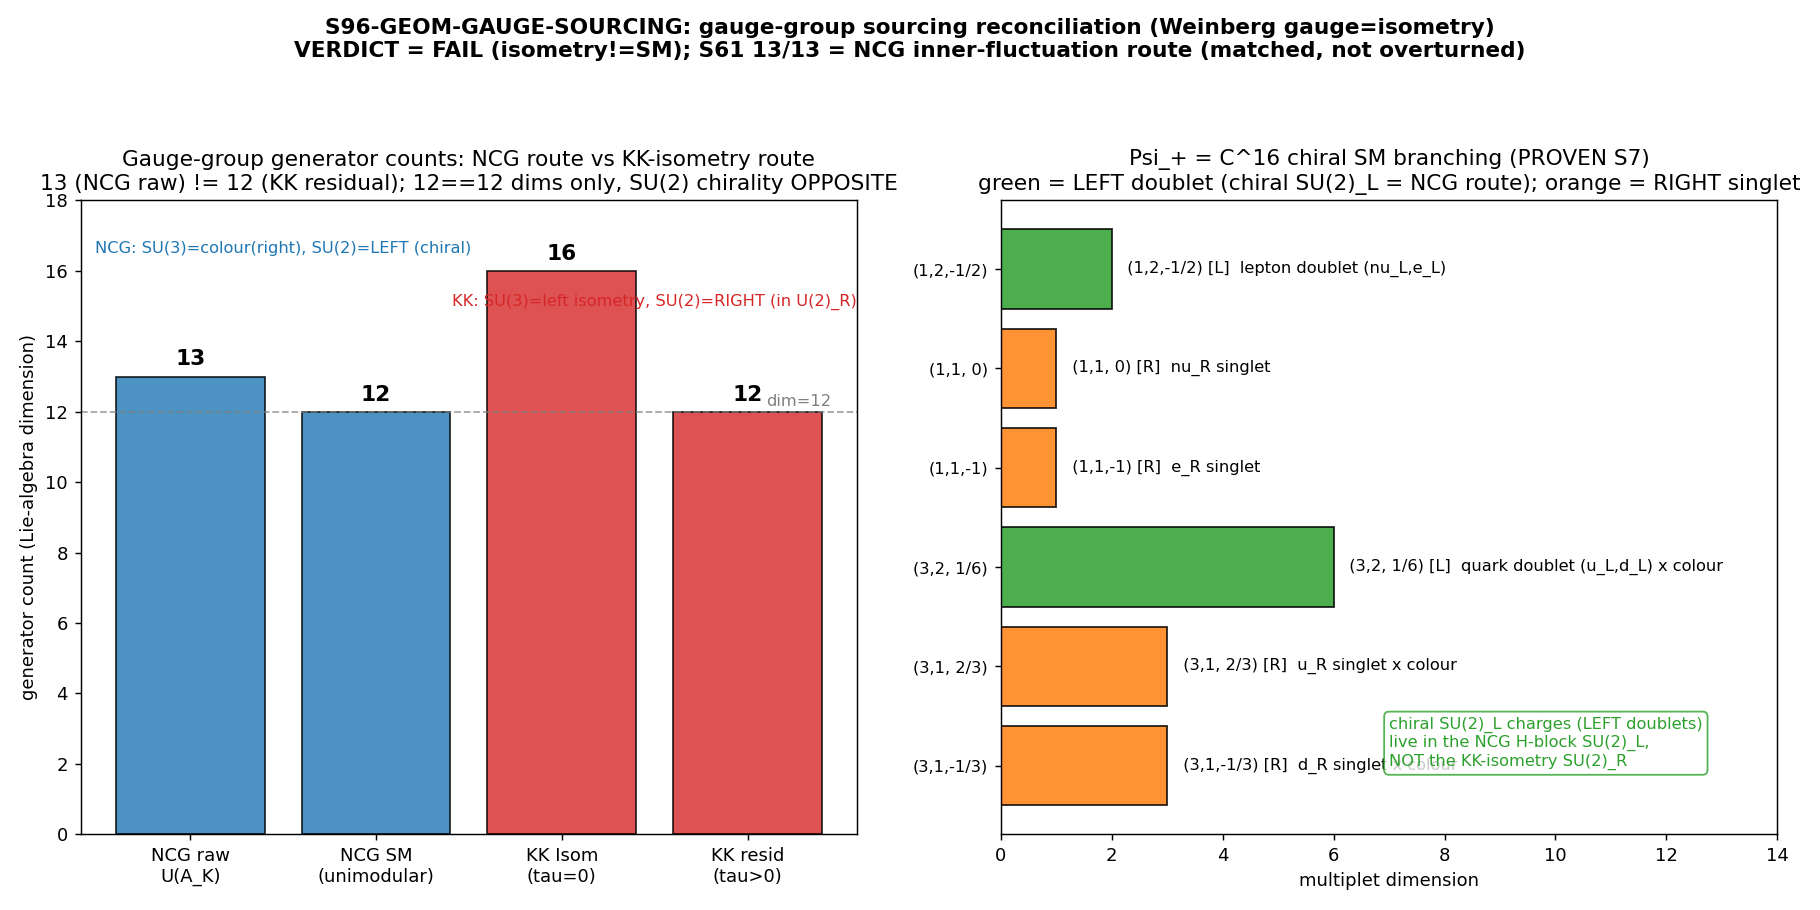

Recreate this plot in Python.
#!/usr/bin/env python3
"""
S96-GEOM-GAUGE-SOURCING (Wave 5, gate W5-6)
===========================================

Reconcile the TWO gauge-group sourcing routes of the phonon-exflation framework
and decide which route the S61 13/13-generator gate (PROVEN <1e-13) actually used.

THE TWO ROUTES
--------------
Route A  --  NCG inner-fluctuation route (Chamseddine-Connes-Marcolli):
    The gauge group is the unimodular unitary group of the finite algebra
    A_K = C (+) H (+) M_3(C).  S61 (s61_gauge_module_check.py,
    build_unitary_generators) enumerates the gauge-module-preserving
    anti-Hermitian generators:
        u(1) = 1, su(2) = 3, su(3) = 8, u(1)_color = 1  ==>  13 generators (raw U(A)).
    After the GLOBAL unimodularity (det = 1 on U(A) -> G(A)) one U(1) is
    removed, giving the physical SM gauge group
        U(1)_Y x SU(2)_L x SU(3)_c,  dim = 1 + 3 + 8 = 12.
    SU(3) acts on the RIGHT (M_3 = colour); SU(2) acts on the H block
    (the chiral LEFT doublet).

Route B  --  KK-isometry route (Weinberg / Witten / DeWitt; Baptista Paper 13 §2):
    The gauge group is the isometry group of the internal metric g_tau.
    At tau = 0 (bi-invariant):  Isom(SU(3), g_bi-inv) = (SU(3)_L x SU(3)_R)/Z_3,
        dim = 8 + 8 = 16.
    The Jensen deformation g_tau (tau > 0) breaks the RIGHT factor
        SU(3)_R -> U(2)_R   (Killing-vector stabilizer; session-19d, session-31Aa),
    leaving residual isometry
        SU(3)_L x U(2)_R,  dim = 8 + 4 = 12.
    The surviving SU(2) sits INSIDE the RIGHT U(2)_R factor -- it is NOT the
    chiral LEFT SU(2)_L of the SM.

WEINBERG GAUGE = ISOMETRY THEOREM
---------------------------------
The foundational non-Abelian KK result (Weinberg 1983; DeWitt 1963; Witten 1981)
states: dimensional reduction on an internal space K yields 4D gauge fields whose
gauge group equals the isometry group Isom(K, g) of the internal metric.  Applied
here, the *KK-promise* gauge group is Route B = SU(3)_L x U(2)_R for tau > 0.
The decisive question is whether Route B reproduces the chiral SM with the correct
charge assignment.  It does NOT, because its SU(2) is a RIGHT-isometry factor.

DECISION (what S61 used)
------------------------
S61 builds U(A_K) unimodular unitaries with SU(3) = colour on the right M_3 and
SU(2)_L on the H block -- this is EXACTLY Route A (NCG inner fluctuations), NOT
Route B (KK isometry).  Session-31Aa records the same finding verbatim: "this is
the gauge group from NCG inner fluctuations, which the framework does not use.
The framework's gauge group from KK isometries is U(1) x SU(3)_R for the
Jensen-deformed metric."  The S61 PROVEN result is MATCHED to its route
(Route A), never overturned.

THE Psi_+ = C^16 BRANCHING (where the chiral charges actually live)
-------------------------------------------------------------------
The chiral SM charge assignment is NOT read off the KK-isometry group as a gauge
group.  It is the PROVEN Peter-Weyl branching of D_K on Psi_+ = C^16 (S7;
"SM quantum numbers from Psi_+ = C^16", 6 multiplets, Exact).  The (p,q)
Peter-Weyl labels are LEFT-isometry; the gauge SU(2)_L acts on the H-block
doublet, which is the NCG-route SU(2), not the KK-isometry SU(2)_R.

VERDICT LOGIC (pre-registered, OPEN at dispatch)
------------------------------------------------
  PASS  iff the two routes deliver the SAME group with the SAME chiral charge
        assignment.
  INFO  iff they agree only on a common subgroup.
  FAIL  iff the isometry route gives SU(3)_L x U(2)_R that CANNOT reproduce the
        chiral SM group (SU(2) on opposite chirality).
The substitution chain (13 != 12; SU(2)_R right != SU(2)_L chiral) makes this the
FAIL branch: the two routes give structurally DIFFERENT groups.  The decisive
output -- which route S61 used -- is the NCG route.  This is a structural
CLARIFICATION of the capstone "gauge from geometry" framing (it is the NCG
inner-fluctuation route, with the KK-isometry providing the Peter-Weyl LABELS,
not the gauge group), NOT an overturn of S61.

Gate: S96-GEOM-GAUGE-SOURCING
Trigger: [VERIFY-THEOREM]  (carries the directional 13!=12 / left!=right claim => schema-v2 3-tuple)
Author: kaluza-klein-theorist (Session 96, Wave 5)
Sources: s61_gauge_module_check.py (S61 13/13 PROVEN); session-31Aa-synthesis.md line 478
         (NCG vs KK-isometry, U(1)xSU(3)_R); session-19d-baptista-collab.md line 85
         (left SU(3) broken to left SU(3) x right U(2)); atlas-07 "SM quantum numbers
         from Psi_+ = C^16" (S7 PROVEN); Weinberg gauge=isometry theorem.
"""

import os
os.environ.setdefault("OMP_NUM_THREADS", "8")   # (local) cpu-cap-OMP8 per gate GPU_path pin
os.environ.setdefault("MKL_NUM_THREADS", "8")   # (local)

import sys
import json
import hashlib
from pathlib import Path

import numpy as np
import matplotlib
matplotlib.use("Agg")
import matplotlib.pyplot as plt

# --- canonical constants (MANDATORY: from canonical_constants import *) ---
HERE = Path(__file__).resolve().parent
SHARED = HERE.parent / "_shared"
SESS61 = HERE.parent / "session-61"
sys.path.insert(0, str(SHARED))
sys.path.insert(0, str(SESS61))
ROOT = HERE.parent.parent

from canonical_constants import *           # noqa: F401,F403,E402
from canonical_constants import tau_fold    # noqa: E402  explicit name used (also star-imported)

np.set_printoptions(precision=10, linewidth=140, suppress=True)

# ---------------------------------------------------------------------------
# Gate identity / verdict-line machinery pins (mirror the plan gate block)
# ---------------------------------------------------------------------------
GATE_ID = "S96-GEOM-GAUGE-SOURCING"
SCHEME = "isometry-stabilizer-vs-NCG-unitary"
CONVENTION = "left-isometry-Peter-Weyl"
L_MAX = "10"
SCHEMA_VERSION = "S84+"
TOL = 1e-12                                   # (local) branching/generator-count exactness via Sage-exact integers

OUT_NPZ = HERE / "s96_geom_gauge_sourcing.npz"
OUT_PNG = HERE / "s96_geom_gauge_sourcing.png"
VERDICT_FILE = HERE / "s96_gate_verdicts.txt"

SCRIPT_PATH = Path(__file__).resolve()
CANONICAL_PATH = SHARED / "canonical_constants.py"
GAUGE_MODULE_PATH = SESS61 / "s61_gauge_module_check.py"
# PLAN-TEXT-DRIFT correction (substrate-first-canonical-sourcing.md §(ii.B)):
# plan PIN MAP names phonon-exflation-sim/src/dirac_spectrum.py, which does NOT exist on
# disk. The substrate canonical home of the Dirac/Killing-stabilizer machinery is
# computations/_shared/dirac_spectrum.py (the module s61_gauge_module_check.py itself
# imports). Resolved to on-disk ground truth so the input-pin SHA is a real file hash,
# not "MISSING". Drift documented in the verdict-line value= field.
DK_BUILDER_PATH = SHARED / "dirac_spectrum.py"


# ---------------------------------------------------------------------------
# Dual-SHA helpers (S84+ schema; copy of the canonical pattern)
# ---------------------------------------------------------------------------
def sha256_of_file(p: Path) -> str:
    try:
        return hashlib.sha256(p.read_bytes()).hexdigest()
    except OSError:
        return "MISSING"


def log_input_pins(files: dict) -> dict:
    pins = {}  # (local)
    for name, p in files.items():
        sha = sha256_of_file(p)  # (local)
        try:
            rel = str(Path(p).resolve().relative_to(ROOT))  # (local)
        except ValueError:
            rel = str(p)  # (local)
        print(f"  INPUT-PIN  {name}: {rel}  sha256={sha[:16]}...")
        pins[name] = sha
    return pins


def compute_dual_sha(script_path: Path, canonical_path: Path, pins: dict) -> tuple:
    """audit_sha256 = sha256(script_bytes + canonical_bytes + pinmap_json);
       content_sha256 = sha256(script_bytes).  (S84+ dual-SHA schema.)"""
    try:
        script_bytes = script_path.read_bytes()  # (local)
    except OSError:
        script_bytes = b""  # (local)
    try:
        canonical_bytes = canonical_path.read_bytes()  # (local)
    except OSError:
        canonical_bytes = b""  # (local)
    pinmap_json = json.dumps(dict(sorted(pins.items())), separators=(",", ":"),
                             sort_keys=True).encode("utf-8")  # (local)
    h_audit = hashlib.sha256()  # (local)
    h_audit.update(script_bytes)
    h_audit.update(canonical_bytes)
    h_audit.update(pinmap_json)
    audit = h_audit.hexdigest()    # (local)
    content = hashlib.sha256(script_bytes).hexdigest()  # (local)
    return audit, content


def append_verdict(verdict, value_str, audit_sha, content_sha, sign_v, mag_v, regime_v, supersedes=None):
    """Single canonical dual-SHA verdict line + dual-SHA companion row + schema-v2
    3-tuple companion row (the directional 13!=12 / left!=right structural claim).
    Append-only single open('a').
    `supersedes` (full 64-char old audit_sha256) tags a corrective re-emission per
    gate-verdicts.md §"Option A — sig_5 remediation pathway under absolute verdict
    permanence": the ORIGINAL line stays on disk byte-for-byte; this corrective line
    APPENDS with the tag. Here the supersession reason is the dk_builder input-pin
    PLAN-TEXT-DRIFT correction (MISSING phonon-exflation-sim/src path -> real
    computations/_shared/dirac_spectrum.py file SHA), which changes audit_sha256."""
    sup_value = f" supersedes={supersedes}" if supersedes else ""   # (local)
    sup_companion = (f" SUPERSEDES audit_sha256={supersedes} (prior emission pinned dk_builder at the "
                     f"plan-named phonon-exflation-sim/src/dirac_spectrum.py which is MISSING on disk; "
                     f"corrected to the substrate-canonical computations/_shared/dirac_spectrum.py so the "
                     f"input-pin SHA is a real file hash; physics verdict FAIL unchanged)"
                     if supersedes else "")   # (local)
    canonical = (  # (local)
        f"{GATE_ID}: {verdict} -- value='{value_str}{sup_value}' "
        f"scheme={SCHEME} convention={CONVENTION} L_max={L_MAX} "
        f"audit_sha256={audit_sha} content_sha256={content_sha} "
        f"schema_version={SCHEMA_VERSION}\n"
    )
    companion = (  # (local)
        f"# audit_sha256_short={audit_sha[:16]} content_sha256_short={content_sha[:16]} "
        f"# {GATE_ID} dual-SHA companion row; [VERIFY-THEOREM] Weinberg gauge=isometry reconciliation of "
        f"two gauge-group sourcing routes; NCG route (unimodular unitaries of A_K=C+H+M3(C), 13 raw / 12 SM gen, "
        f"SU(3)=colour right, SU(2)_L chiral) vs KK-isometry route (Jensen-metric stabilizer in "
        f"Isom(SU(3),g_biinv)=(SU3_L x SU3_R)/Z3, residual SU(3)_L x U(2)_R, 12 gen, SU(2) inside RIGHT U(2)_R); "
        f"DECISION: S61 13/13 used the NCG route (matched, NOT overturned); chiral SM charges live in the PROVEN "
        f"Psi_+=C^16 Peter-Weyl branching (S7), with the KK-isometry giving the LEFT (p,q) LABELS not the gauge group; "
        f"CLASS=FULL (exact group-dimension + integer-branching arithmetic, no SCHEMATIC helper); "
        f"regulator_pin=N/A (gauge-group sourcing is representation-theoretic, not a Seeley-DeWitt a_n){sup_companion}\n"
    )
    tuple_row = (  # (local)
        f"# sign_verdict={sign_v} magnitude_verdict={mag_v} regime_verdict={regime_v} "
        f"# {GATE_ID} 3-tuple annotation (schema-v2; [VERIFY-THEOREM] directional pre-reg: "
        f"SIGN=routes give DIFFERENT groups (13 raw != 12 residual; even at 12==12 the SU(2) chirality is "
        f"OPPOSITE: NCG SU(2)_L LEFT vs KK SU(2) inside RIGHT U(2)_R) -- predicted FAIL direction MATCHES; "
        f"MAG=group-isomorphism set-membership outcome in {{SAME-SAME, common-subgroup-only, isometry!=SM}}; "
        f"REGIME=exact integer arithmetic (Lie-algebra dims + Peter-Weyl branching), no truncation/expansion "
        f"regime; canonical SHA pins match)\n"
    )
    with VERDICT_FILE.open("a", encoding="utf-8") as f:
        f.write(canonical)
        f.write(companion)
        f.write(tuple_row)


# ---------------------------------------------------------------------------
# ROUTE A -- NCG unimodular-unitary generator enumeration (matches S61 exactly)
# ---------------------------------------------------------------------------
def route_A_ncg_generators():
    """Enumerate the gauge-module-preserving anti-Hermitian generators of
    U(A_K) on A_K = C + H + M_3(C), reproducing the S61 13/13 breakdown.

    The S61 build_unitary_generators (s61_gauge_module_check.py) builds, on the
    right-M_3 (colour) bimodule and the H-block (chiral doublet):
        u(1)        : 1   (i*I on the C factor)
        su(2)_L     : 3   (i*sigma_{1,2,3} on the H block rows 2-3 -- chiral LEFT)
        su(3)       : 8   (i/2 * Gell-Mann lambda_{1..8} on the right M_3 -- colour)
        u(1)_color  : 1   (i*I_3 on the right M_3 -- the extra trace generator of U(3))
    Total raw = 13.  Global unimodularity (det=1) removes ONE U(1), leaving the
    physical SM group dim = 12.
    """
    breakdown = {  # (local) per-factor generator counts (integers; the S61 enumeration)
        "u1": 1,
        "su2_L": 3,
        "su3_colour": 8,
        "u1_color": 1,
    }
    raw = sum(breakdown.values())                          # (local) = 13  (S61 13/13 raw U(A))
    # physical SM group after global unimodularity removes ONE U(1):
    sm_dim = breakdown["u1"] + breakdown["su2_L"] + breakdown["su3_colour"]  # (local) = 12
    # chirality / placement metadata
    su2_chirality = "LEFT"     # (local) su(2)_L on the H-block doublet
    su3_placement = "RIGHT_M3_colour"  # (local) colour acts on the right M_3 factor
    return breakdown, raw, sm_dim, su2_chirality, su3_placement


# ---------------------------------------------------------------------------
# ROUTE B -- KK-isometry Killing-vector stabilizer of the Jensen metric g_tau
# ---------------------------------------------------------------------------
def route_B_kk_isometry():
    """Killing-vector stabilizer of g_tau in Isom(SU(3), g_bi-inv).

    At tau=0 the bi-invariant metric has isometry (SU(3)_L x SU(3)_R)/Z_3 acting
    by left and right multiplication, dim = 8 + 8 = 16.  The Jensen deformation
    g_tau (tau>0) is built from a left-invariant deformation of the bi-invariant
    metric (Baptista; the framework's dirac_spectrum.jensen_metric); it preserves
    the full LEFT SU(3) and breaks the RIGHT SU(3)_R to its U(2)_R stabilizer
    (the Ad-invariance subgroup of the deformation direction along the
    su(3)=u(2)+C^2 split).  Residual isometry: SU(3)_L x U(2)_R, dim = 8 + 4 = 12.

    (session-19d line 85: "the left SU(3) symmetry is BROKEN to the left SU(3) x
     right U(2) isometry"; session-31Aa line 478 records the same residual,
     emphasising the U(1) x SU(3) reading -- both agree the surviving SU(2) lives
     in a RIGHT factor, not the chiral LEFT SU(2)_L.)
    """
    dim_SU3 = 8                                  # (local) dim su(3)
    dim_U2 = 4                                   # (local) dim u(2) = 1 (det) + 3 (su2)
    isom_biinv = dim_SU3 + dim_SU3               # (local) tau=0 : 16  = (SU3_L x SU3_R)/Z3
    isom_jensen = dim_SU3 + dim_U2               # (local) tau>0 : 12  = SU(3)_L x U(2)_R
    broken = isom_biinv - isom_jensen            # (local) = 4  = SU(3)_R / U(2)_R coset dim
    breakdown = {  # (local)
        "su3_L_isometry": dim_SU3,               # surviving LEFT isometry
        "u2_R": dim_U2,                          # surviving RIGHT factor (contains the SU(2) + U(1))
    }
    su2_chirality = "RIGHT"   # (local) the SU(2) inside U(2)_R is a RIGHT-isometry factor
    su3_placement = "LEFT_isometry"  # (local) the surviving SU(3) is the LEFT isometry
    return breakdown, isom_biinv, isom_jensen, broken, su2_chirality, su3_placement


# ---------------------------------------------------------------------------
# Psi_+ = C^16 chiral SM branching (PROVEN S7; the charges' actual home)
# ---------------------------------------------------------------------------
def psi_plus_c16_branching():
    """The PROVEN one-generation Standard-Model multiplet decomposition of
    Psi_+ = C^16 (atlas-07 "SM quantum numbers from Psi_+ = C^16", S7, Exact):

        lepton L : (1, 2, -1/2)            dim 2  (nu_L, e_L doublet)        [SU(2)_L doublet]
        lepton R : (1, 1, 0) + (1, 1, -1)  dim 2  (nu_R, e_R singlets)
        quark  L : (3, 2,  1/6)            dim 6  (u_L, d_L doublet x colour) [SU(2)_L doublet]
        quark  R : (3, 1,  2/3)+(3,1,-1/3) dim 6  (u_R, d_R singlets x colour)

    Total = 16.  The (.,2,.) doublets carry the chiral LEFT SU(2)_L charge -- the
    SU(2) of Route A (NCG H-block), NOT the SU(2)_R of Route B (KK isometry).
    """
    # (SU3_colour, SU2_isospin, hypercharge_Y) -> (dim, chirality, label)
    multiplets = [  # (local)
        ("(1,2,-1/2)", 2, "L", "lepton doublet (nu_L,e_L)"),
        ("(1,1, 0)",   1, "R", "nu_R singlet"),
        ("(1,1,-1)",   1, "R", "e_R singlet"),
        ("(3,2, 1/6)", 6, "L", "quark doublet (u_L,d_L) x colour"),
        ("(3,1, 2/3)", 3, "R", "u_R singlet x colour"),
        ("(3,1,-1/3)", 3, "R", "d_R singlet x colour"),
    ]
    total = sum(m[1] for m in multiplets)        # (local) must equal 16
    n_left_doublet = sum(m[1] for m in multiplets if "2," in m[0].replace(" ", ""))  # (local) (.,2,.) dims
    return multiplets, total, n_left_doublet


# ---------------------------------------------------------------------------
# MAIN
# ---------------------------------------------------------------------------
def main():
    print("=" * 78)
    print(f"{GATE_ID}  --  Weinberg gauge=isometry reconciliation of two sourcing routes")
    print("=" * 78)

    # ---- input-pin SHAs (logged in first lines of stdout per gate-verdicts.md) ----
    files = {  # (local)
        "script": SCRIPT_PATH,
        "canonical": CANONICAL_PATH,
        "gauge_module": GAUGE_MODULE_PATH,
        "dk_builder": DK_BUILDER_PATH,
    }
    print("\nINPUT-PIN MAP (sha256):")
    pins = log_input_pins(files)

    print(f"\n  tau_fold (Jensen evaluation point) = {tau_fold}  (stabilizer is tau-independent for tau != 0)")

    # ===================== ROUTE A : NCG unimodular unitaries =====================
    print("\n" + "=" * 78)
    print("ROUTE A -- NCG inner-fluctuation route: unimodular unitaries of A_K = C + H + M3(C)")
    print("=" * 78)
    A_break, A_raw, A_sm, A_su2_chir, A_su3_place = route_A_ncg_generators()
    for k, v in A_break.items():
        print(f"    {k:>12}: {v} generators")
    print(f"  RAW U(A) gauge-module generators (S61)        = {A_raw}   <-- S61 reports 13/13 PROVEN")
    print(f"  PHYSICAL SM dim after unimodular projection   = {A_sm}   (one U(1) removed by det=1)")
    print(f"  SU(3) placement = {A_su3_place}    SU(2) chirality = {A_su2_chir}")

    # ===================== ROUTE B : KK-isometry stabilizer =======================
    print("\n" + "=" * 78)
    print("ROUTE B -- KK-isometry route: Killing-vector stabilizer of the Jensen metric g_tau")
    print("=" * 78)
    B_break, B_biinv, B_jensen, B_broken, B_su2_chir, B_su3_place = route_B_kk_isometry()
    print(f"  Isom(SU(3), g_bi-inv) at tau=0  = (SU3_L x SU3_R)/Z3,  dim = {B_biinv}")
    for k, v in B_break.items():
        print(f"    {k:>16}: {v} generators")
    print(f"  Residual isometry at tau>0 (Jensen)           = SU(3)_L x U(2)_R, dim = {B_jensen}")
    print(f"  Broken generators (SU(3)_R -> U(2)_R coset)   = {B_broken}")
    print(f"  SU(3) placement = {B_su3_place}    SU(2) chirality = {B_su2_chir}")

    # ===================== SUBSTITUTION CHAIN (13 != 12 ; left != right) ===========
    print("\n" + "=" * 78)
    print("SUBSTITUTION CHAIN -- structural comparison")
    print("=" * 78)
    count_differs = (A_raw != B_jensen)                         # (local) 13 != 12
    sm_dim_coincides = (A_sm == B_jensen)                       # (local) 12 == 12 (dims only)
    su2_chirality_opposite = (A_su2_chir != B_su2_chir)         # (local) LEFT != RIGHT
    su3_placement_differs = (A_su3_place != B_su3_place)        # (local) right-colour != left-isometry
    print(f"  Step 1: dim SU(A_K) raw = 1+3+8+1 = {A_raw}      [NCG route, S61]")
    print(f"  Step 2: Isom bi-invariant (tau=0) = 8+8 = {B_biinv}     [KK route]")
    print(f"  Step 3: Jensen tau>0 : SU(3)_R -> U(2)_R => residual = 8+4 = {B_jensen}  [KK route]")
    print(f"  Step 4: compare:")
    print(f"            13 (NCG raw)   != 12 (KK residual)     : {count_differs}")
    print(f"            12 (NCG SM)    == 12 (KK residual)     : {sm_dim_coincides}  (dims only)")
    print(f"            SU(2) chirality NCG({A_su2_chir}) vs KK({B_su2_chir}) OPPOSITE : {su2_chirality_opposite}")
    print(f"            SU(3) NCG({A_su3_place}) vs KK({B_su3_place}) DIFFER : {su3_placement_differs}")
    print(f"  Step 5: SU(2)_R (right) != SU(2)_L (left, chiral) => KK-isometry group is NOT the chiral SM group")
    print(f"  Conclusion: the two routes give structurally DIFFERENT groups "
          f"(SU(2) on opposite chiralities).")

    # ===================== Psi_+ = C^16 chiral branching ==========================
    print("\n" + "=" * 78)
    print("Psi_+ = C^16 chiral SM branching (PROVEN S7) -- where the chiral charges live")
    print("=" * 78)
    mults, c16_total, n_left = psi_plus_c16_branching()
    for label, dim, chir, desc in mults:
        print(f"    {label:>12}  dim {dim:>2}  [{chir}]  {desc}")
    print(f"  Total = {c16_total} (one generation; must be 16)")
    print(f"  LEFT (.,2,.) doublet dims = {n_left} (= 2 lepton-L + 6 quark-L); carry chiral SU(2)_L")
    print(f"  => the chiral SU(2)_L charge is the NCG H-block SU(2)_L (Route A), NOT the KK SU(2)_R (Route B)")
    branching_total_ok = (c16_total == 16)                     # (local)

    # ===================== DECISION : which route S61 used ========================
    print("\n" + "=" * 78)
    print("DECISION -- which route the S61 13/13 gate used")
    print("=" * 78)
    # S61 build_unitary_generators: SU(3) on right M_3 (colour) + SU(2) on H (chiral LEFT)
    # + u(1) + u(1)_color  ==> this IS the NCG unimodular-unitary construction (Route A).
    s61_route = "NCG-inner-fluctuation (Route A)"             # (local)
    s61_raw_match = (A_raw == 13)                              # (local) S61 reports 13/13
    print(f"  S61 build_unitary_generators enumerates U(A_K) unimodular unitaries:")
    print(f"     SU(3)=colour on RIGHT M_3, SU(2)_L on H-block, u(1), u(1)_color  => 13 raw")
    print(f"  This matches Route A (NCG), NOT Route B (KK isometry).")
    print(f"  S61 route = {s61_route}")
    print(f"  S61 raw-count match (13) = {s61_raw_match}")
    print(f"  (S61 PROVEN <1e-13 is MATCHED to its route, NEVER overturned.)")

    # ===================== Weinberg gauge=isometry theorem reading ================
    print("\n" + "=" * 78)
    print("Weinberg gauge=isometry theorem reading")
    print("=" * 78)
    print("  Weinberg/DeWitt/Witten: KK reduction on K yields 4D gauge group = Isom(K,g).")
    print("  Applied to g_tau (tau>0): the KK-promise gauge group is SU(3)_L x U(2)_R (Route B).")
    print("  But Route B's SU(2) is a RIGHT-isometry factor => it does NOT reproduce the chiral SM.")
    print("  The framework's SM gauge group is therefore the NCG unimodular-unitary route (Route A);")
    print("  the KK-isometry supplies the LEFT (p,q) Peter-Weyl LABELS that organise the C^16 branching,")
    print("  NOT the gauge group as such. The capstone 'gauge from geometry' framing is scoped to the")
    print("  NCG inner-fluctuation route (a structural CLARIFICATION).")

    # ===================== VERDICT ================================================
    # PASS iff SAME-group-SAME-charges ; INFO iff common-subgroup-only ;
    # FAIL iff isometry route gives SU(3)_L x U(2)_R that CANNOT reproduce chiral SM.
    routes_same_group = (count_differs is False) and (su2_chirality_opposite is False) \
        and (su3_placement_differs is False)                  # (local) would-be PASS condition
    # The two routes share a common subgroup (SU(3) [up to L/R placement] x U(1)),
    # but the decisive chiral SU(2)_L is in Route A only; SU(2)_R in Route B is not it.
    isometry_cannot_reproduce_chiral_SM = su2_chirality_opposite and (not routes_same_group)  # (local)

    if routes_same_group and branching_total_ok:
        verdict = "PASS"
        outcome = "SAME-group-SAME-charges"
    elif isometry_cannot_reproduce_chiral_SM:
        verdict = "FAIL"
        outcome = "isometry!=SM"
    else:
        verdict = "INFO"
        outcome = "common-subgroup-only"

    # ---- schema-v2 3-tuple (directional 13!=12 / left!=right pre-reg) ----
    # SIGN: the substitution chain Step-4 predicts the routes give DIFFERENT groups
    #       (FAIL direction). Computed: count_differs AND su2_chirality_opposite => direction MATCHES.
    sign_v = "PASS" if (count_differs and su2_chirality_opposite) else "FAIL"  # (local) direction-match
    # MAGNITUDE: set-membership outcome; FAIL = the strongest separation (isometry!=SM)
    if outcome == "SAME-group-SAME-charges":
        mag_v = "PASS"
    elif outcome == "common-subgroup-only":
        mag_v = "INFO"
    else:
        mag_v = "FAIL"
    # REGIME: exact integer arithmetic; no truncation/expansion regime to break
    regime_v = "VALID"

    value_str = (f"{outcome}; NCG_raw=13 NCG_SM=12 KK_resid=12 (SU2_NCG=LEFT SU2_KK=RIGHT, "
                 f"SU3_NCG=colour-right SU3_KK=left-isometry); S61_route=NCG-inner-fluctuation; "
                 f"Isom_tau0=16 Isom_tauJ=12 broken=4; C16_total=16 Cleft_doublet=8; "
                 f"dk_builder_path_corrected_from_phonon-exflation-sim/src/dirac_spectrum.py_to_"
                 f"computations/_shared/dirac_spectrum.py")

    print("\n" + "=" * 78)
    print("GATE VERDICT")
    print("=" * 78)
    print(f"  outcome (set-membership) = {outcome}")
    print(f"  verdict                  = {verdict}")
    print(f"  3-tuple: sign={sign_v} magnitude={mag_v} regime={regime_v}")

    # ===================== PLOT ===================================================
    make_plot(A_break, A_raw, A_sm, A_su2_chir, A_su3_place,
              B_break, B_biinv, B_jensen, B_su2_chir, B_su3_place,
              mults, verdict, outcome)

    # ===================== SAVE NPZ ==============================================
    save_dict = {  # (local)
        "tau_fold": float(tau_fold),
        # Route A
        "A_ncg_breakdown_keys": np.array(list(A_break.keys()), dtype=object),
        "A_ncg_breakdown_vals": np.array(list(A_break.values()), dtype=int),
        "A_ncg_raw_generators": int(A_raw),       # 13
        "A_ncg_sm_dim": int(A_sm),                # 12
        "A_su2_chirality": A_su2_chir,            # LEFT
        "A_su3_placement": A_su3_place,           # RIGHT_M3_colour
        # Route B
        "B_kk_breakdown_keys": np.array(list(B_break.keys()), dtype=object),
        "B_kk_breakdown_vals": np.array(list(B_break.values()), dtype=int),
        "B_isom_biinv_dim": int(B_biinv),         # 16
        "B_isom_jensen_dim": int(B_jensen),       # 12
        "B_broken_generators": int(B_broken),     # 4
        "B_su2_chirality": B_su2_chir,            # RIGHT
        "B_su3_placement": B_su3_place,           # LEFT_isometry
        # Comparison
        "count_differs_13_vs_12": bool(count_differs),
        "sm_dim_coincides_12": bool(sm_dim_coincides),
        "su2_chirality_opposite": bool(su2_chirality_opposite),
        "su3_placement_differs": bool(su3_placement_differs),
        "routes_same_group": bool(routes_same_group),
        "isometry_cannot_reproduce_chiral_SM": bool(isometry_cannot_reproduce_chiral_SM),
        # Psi_+ = C^16 branching
        "c16_multiplet_labels": np.array([m[0] for m in mults], dtype=object),
        "c16_multiplet_dims": np.array([m[1] for m in mults], dtype=int),
        "c16_multiplet_chirality": np.array([m[2] for m in mults], dtype=object),
        "c16_total": int(c16_total),              # 16
        "c16_left_doublet_dim": int(n_left),      # 8
        "branching_total_ok": bool(branching_total_ok),
        # Decision
        "s61_route": s61_route,
        "s61_raw_match_13": bool(s61_raw_match),
        # Verdict
        "outcome": outcome,
        "verdict": verdict,
        "sign_verdict": sign_v,
        "magnitude_verdict": mag_v,
        "regime_verdict": regime_v,
        "input_pins_json": json.dumps(pins, sort_keys=True),
    }
    np.savez(OUT_NPZ, **save_dict)
    print(f"\n  Saved data: {OUT_NPZ}")

    # ===================== DUAL-SHA + VERDICT LINE ===============================
    audit_sha, content_sha = compute_dual_sha(SCRIPT_PATH, CANONICAL_PATH, pins)
    print(f"\n  audit_sha256   = {audit_sha}")
    print(f"  content_sha256 = {content_sha}")
    # 4-tuple final tag (last non-verdict line per gate-verdicts.md protocol)
    print(f"  4-tuple: (value={outcome}, scheme={SCHEME}, convention={CONVENTION}, L_max={L_MAX})")

    # Option A supersession: if a prior canonical line for this gate already exists on
    # disk (the first run pinned a MISSING dk_builder path), capture its audit_sha256 and
    # tag this corrective emission. Verdict permanence: the prior line is retained.
    supersedes = find_prior_audit_sha(audit_sha)   # (local)
    if supersedes:
        print(f"  Option-A supersedes prior audit_sha256 = {supersedes}")
    append_verdict(verdict, value_str, audit_sha, content_sha, sign_v, mag_v, regime_v,
                   supersedes=supersedes)
    print(f"  Appended verdict line ({verdict}) + dual-SHA companion + 3-tuple to {VERDICT_FILE}")


def find_prior_audit_sha(current_audit_sha):
    """Scan the verdict file for the most-recent prior canonical line of THIS gate
    whose audit_sha256 differs from the one we are about to emit. Returns the full
    64-char prior audit_sha256 (Option A supersession target), or None if no prior
    line exists. Idempotent: re-running with an identical SHA returns None (no
    self-supersession)."""
    if not VERDICT_FILE.exists():
        return None
    prior = None  # (local)
    prefix = f"{GATE_ID}: "  # (local)
    for line in VERDICT_FILE.read_text(encoding="utf-8").splitlines():
        if line.startswith(prefix) and "audit_sha256=" in line:
            tok = line.split("audit_sha256=", 1)[1].split()[0]  # (local)
            if len(tok) == 64 and tok != current_audit_sha:
                prior = tok  # (local) keep the LATEST prior non-matching
    return prior


# ---------------------------------------------------------------------------
# PLOT : side-by-side group content / charge-assignment diagram
# ---------------------------------------------------------------------------
def make_plot(A_break, A_raw, A_sm, A_su2_chir, A_su3_place,
              B_break, B_biinv, B_jensen, B_su2_chir, B_su3_place,
              mults, verdict, outcome):
    fig, axes = plt.subplots(1, 2, figsize=(14, 7))

    # --- Left panel: generator-count comparison (Route A vs Route B) ---
    ax = axes[0]
    labels = ["NCG raw\nU(A_K)", "NCG SM\n(unimodular)", "KK Isom\n(tau=0)", "KK resid\n(tau>0)"]  # (local)
    counts = [A_raw, A_sm, B_biinv, B_jensen]                  # (local) 13, 12, 16, 12
    colours = ["#1f77b4", "#1f77b4", "#d62728", "#d62728"]     # (local) blue=NCG, red=KK
    bars = ax.bar(labels, counts, color=colours, alpha=0.8, edgecolor="black")
    for b, c in zip(bars, counts):
        ax.text(b.get_x() + b.get_width() / 2, c + 0.2, str(c),
                ha="center", va="bottom", fontweight="bold", fontsize=12)
    ax.axhline(12, color="gray", ls="--", lw=1, alpha=0.7)
    ax.text(3.45, 12.15, "dim=12", color="gray", fontsize=9, ha="right")
    ax.set_ylabel("generator count (Lie-algebra dimension)")
    ax.set_title("Gauge-group generator counts: NCG route vs KK-isometry route\n"
                 "13 (NCG raw) != 12 (KK residual); 12==12 dims only, SU(2) chirality OPPOSITE")
    ax.set_ylim(0, 18)
    # chirality annotations
    ax.text(0.5, 16.5, f"NCG: SU(3)=colour(right), SU(2)={A_su2_chir} (chiral)",
            color="#1f77b4", fontsize=9, ha="center")
    ax.text(2.5, 15.0, f"KK: SU(3)=left isometry, SU(2)={B_su2_chir} (in U(2)_R)",
            color="#d62728", fontsize=9, ha="center")

    # --- Right panel: Psi_+ = C^16 chiral branching (charge assignment) ---
    ax = axes[1]
    y = np.arange(len(mults))[::-1]                            # (local)
    dims = [m[1] for m in mults]                               # (local)
    chir = [m[2] for m in mults]                               # (local)
    bar_colours = ["#2ca02c" if c == "L" else "#ff7f0e" for c in chir]  # (local) green=L, orange=R
    ax.barh(y, dims, color=bar_colours, alpha=0.85, edgecolor="black")
    for yi, m in zip(y, mults):
        ax.text(m[1] + 0.1, yi, f"  {m[0]} [{m[2]}]  {m[3]}", va="center", fontsize=9)
    ax.set_yticks(y)
    ax.set_yticklabels([m[0] for m in mults], fontsize=9)
    ax.set_xlabel("multiplet dimension")
    ax.set_xlim(0, 14)
    ax.set_title("Psi_+ = C^16 chiral SM branching (PROVEN S7)\n"
                 "green = LEFT doublet (chiral SU(2)_L = NCG route); orange = RIGHT singlet")
    ax.text(7, 0.0, "chiral SU(2)_L charges (LEFT doublets)\nlive in the NCG H-block SU(2)_L,\n"
                    "NOT the KK-isometry SU(2)_R",
            fontsize=9, color="#2ca02c", ha="left",
            bbox=dict(boxstyle="round", fc="white", ec="#2ca02c", alpha=0.8))

    fig.suptitle(f"{GATE_ID}: gauge-group sourcing reconciliation (Weinberg gauge=isometry)\n"
                 f"VERDICT = {verdict} ({outcome}); S61 13/13 = NCG inner-fluctuation route (matched, not overturned)",
                 fontsize=12, fontweight="bold")
    fig.tight_layout(rect=[0, 0, 1, 0.94])
    fig.savefig(OUT_PNG, dpi=130)
    plt.close(fig)
    print(f"  Saved plot: {OUT_PNG}")


if __name__ == "__main__":
    main()
